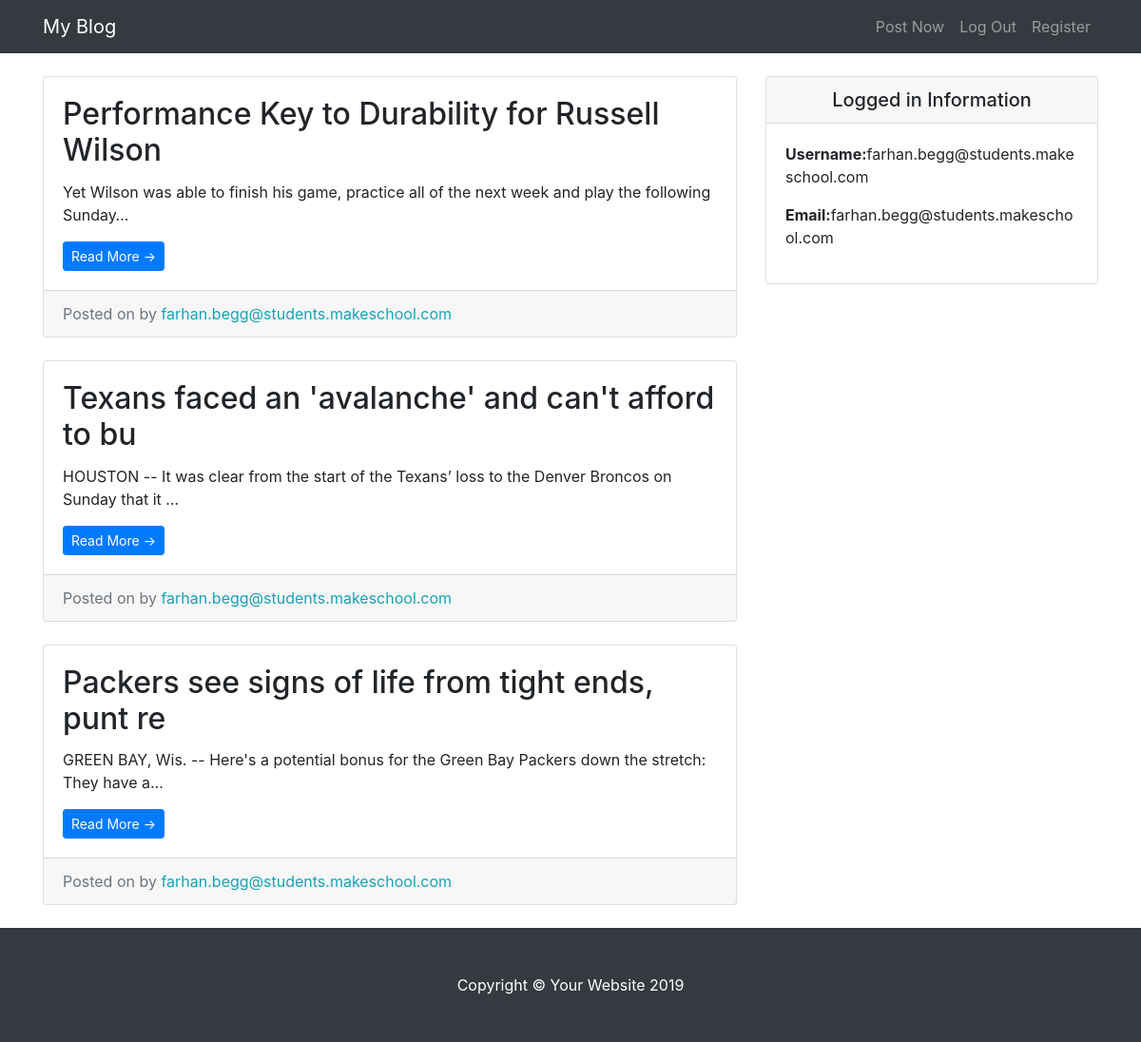
The app's page / (signed in) with its own data.
### entries/models.py (models this page shows, shortened)
class Entry(models.Model):
    entry_title = models.CharField(max_length=50)
    entry_text = models.TextField()
    entry_data = models.DateTimeField(auto_now_add=True)
    entry_author = models.ForeignKey(User, on_delete=models.CASCADE)
    class Meta:
        verbose_name_plural = "entries"

### entries/views.py (the view)
# urls.py: path('', HomeView.as_view(), name = 'blog-home'),
class HomeView(LoginRequiredMixin, ListView):
    model = Entry
    template_name = 'entries/index.html'
    context_object_name = "blog_entries"
    paginate_by = 3

### entries/templates/entries/index.html (shortened to what this page needs)
{% extends "entries/base.html" %}
{% block content %}
<div class="col-md-8">
    {% for entry in blog_entries %}
    <div class="card mb-4 mt-4">
        <div class="card-body">
            <h2 class="card-title">{{ entry.entry_title }}</h2>
            <p class="card-text">{{ entry.entry_text|truncatechars:100 }}</p>
            <a href="{% url 'entry-detail' entry.pk %}" class="btn btn-primary btn-sm">Read More &rarr;</a>
        </div>
        <div class="card-footer text-muted">
            Posted on {{ entry.entry_date }} by
            <span class="text-info mr-2">{{ entry.entry_author }}</span>
        </div>
    </div>
    {% endfor %}
</div>
{% endblock %}

### entries/templates/entries/base.html (shortened to what this page needs)
{% load static %}
<!DOCTYPE html>
<html lang="en">
<head>
  <link href="{% static 'entries/vendor/bootstrap/css/bootstrap.min.css' %}" rel="stylesheet">
  <link href="{% static 'entries/css/blog-home.css' %}" rel="stylesheet">
</head>
<body>
  <nav class="navbar navbar-expand-lg navbar-dark bg-dark fixed-top">
    <div class="container">
      <a class="navbar-brand" href="{% url 'blog-home' %}">My Blog</a>
      <div class="collapse navbar-collapse" id="navbarResponsive">
        <ul class="navbar-nav ml-auto">
          <li class="nav-item">
            <a class="nav-link" href="{% url 'create_entry' %}">Post Now</a>
          </li>
          <li class="nav-item">
            <a class="nav-link" href="{% url 'logout' %}">Log Out</a>
          </li>
          <li class="nav-item">
            <a class="nav-link" href="{% url 'register' %}">Register</a>
          </li>
        </ul>
      </div>
    </div>
  </nav>
  <div class="container">
    <div class="row">
      {% block content %} {% endblock %}
      <div class="col-md-4">
        <div class="card my-4">
          <h5 class="card-header text-center">Logged in Information</h5>
          <div class="card-body">
            <ul class="list-unstyled mb-0">
              <li>
                <p> <strong>Username:</strong>{{user.username}}</p>
              </li>
              <li>
                <p> <strong>Email:</strong>{{user.email}}</p>
              </li>
            </ul>
          </div>
        </div>
      </div>
    </div>
  </div>
  <footer class="py-5 bg-dark">
    <div class="container">
      <p class="m-0 text-center text-white">Copyright &copy; Your Website 2019</p>
    </div>
  </footer>
</body>
</html>

### entries/static/entries/css/blog-home.css (style rules this page uses)
body { padding-top: 56px; }

### records on screen
Entry: entry_title "Performance Key to Durability for Russell Wilson", entry_text "Yet Wilson was able to finish his game, practice all of the next week and play the following Sunday…", entry_author "farhan.begg@students.makeschool.com"
Entry: entry_title "Texans faced an 'avalanche' and can't afford to bu", entry_text "HOUSTON -- It was clear from the start of the Texans’ loss to the Denver Broncos on Sunday that it …", entry_author "farhan.begg@students.makeschool.com"
Entry: entry_title "Packers see signs of life from tight ends, punt re", entry_text "GREEN BAY, Wis. -- Here's a potential bonus for the Green Bay Packers down the stretch: They have a…", entry_author "farhan.begg@students.makeschool.com"

### other values on screen
{{ user.username }} "farhan.begg@students.makeschool.com"
{{ user.email }} "farhan.begg@students.makeschool.com"
